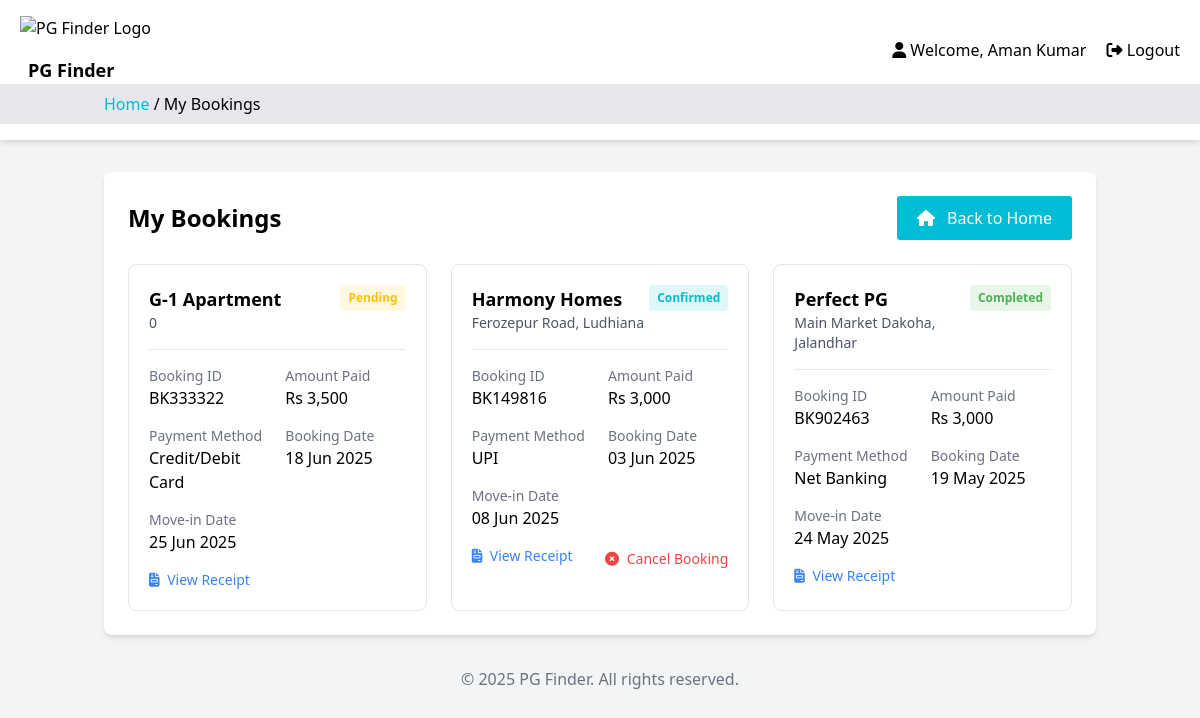
The app's page /my_bookings.php (signed in) with its own data.
### tables this page shows
CREATE TABLE IF NOT EXISTS `bookings` (
  `id` int NOT NULL AUTO_INCREMENT,
  `booking_id` varchar(20) NOT NULL,
  `user_id` int NOT NULL,
  `pg_name` varchar(100) NOT NULL,
  `address` text NOT NULL,
  `amount` decimal(10,2) NOT NULL,
  `payment_method` varchar(50) NOT NULL,
  `booking_date` date NOT NULL,
  `status` varchar(20) NOT NULL,
  `move_in_date` date DEFAULT NULL,
  `created_at` timestamp NULL DEFAULT CURRENT_TIMESTAMP,
  PRIMARY KEY (`id`),
  KEY `user_id` (`user_id`)
);

### my_bookings.php (the view, shortened to what this page needs)
<?php
require_once "config.php";
$bookings = [];
if (isset($conn) && $conn instanceof mysqli) {
    $create_table_sql = "CREATE TABLE IF NOT EXISTS bookings (
        id INT PRIMARY KEY AUTO_INCREMENT,
        booking_id VARCHAR(20) NOT NULL,
        user_id INT NOT NULL,
        pg_name VARCHAR(100) NOT NULL,
        address TEXT NOT NULL,
        amount DECIMAL(10,2) NOT NULL,
        payment_method VARCHAR(50) NOT NULL,
        booking_date DATE NOT NULL,
        status VARCHAR(20) NOT NULL,
        move_in_date DATE,
        created_at TIMESTAMP DEFAULT CURRENT_TIMESTAMP,
        FOREIGN KEY (user_id) REFERENCES users(id)
    )";
    if (mysqli_query($conn, $create_table_sql)) {
        $user_id = $_SESSION["id"];
        $sql = "SELECT * FROM bookings WHERE user_id = ? ORDER BY booking_date DESC";
        $stmt = $conn->prepare($sql);
        $stmt->bind_param("i", $user_id);
        $stmt->execute();
        $result = $stmt->get_result();
        $bookings = $result->fetch_all(MYSQLI_ASSOC);
        if (!empty($bookings)) {
            foreach ($bookings as $key => $booking) {
                if (!isset($booking['payment_method']) || empty($booking['payment_method'])) {
                    $bookings[$key]['payment_method'] = 'card';
                }
            }
        }
    }
}
?>
<!DOCTYPE html>
<html lang="en">
<head>
    <link href="https://cdn.jsdelivr.net/npm/tailwindcss@2.2.19/dist/tailwind.min.css" rel="stylesheet">
    <link rel="stylesheet" href="https://cdnjs.cloudflare.com/ajax/libs/font-awesome/6.4.0/css/all.min.css">
</head>
<body class="bg-gray-100">
    <header class="bg-white shadow-md py-4">
        <div class="header-container">
            <div class="logo">
                <a href="index.php">
                    <img src="https://upload.wikimedia.org/wikipedia/commons/b/bf/IFCO_PG_%28Cinema%29.png" alt="PG Finder Logo" class="h-10">
                </a>
                <span class="ml-2 text-lg font-semibold">PG Finder</span>
            </div>
            <div class="auth-links">
                <a href="dashboard.php" class="mr-4">
                    <i class="fas fa-user"></i> Welcome, <?php echo htmlspecialchars($_SESSION["name"]); ?>
                </a>
                <a href="logout.php">
                    <i class="fas fa-sign-out-alt"></i> Logout
                </a>
            </div>
        </div>
        <div class="breadcrumb bg-gray-200 py-2">
            <div class="container mx-auto px-4">
                <a href="index.php">Home</a> /
                <span>My Bookings</span>
            </div>
        </div>
    </header>
    <div class="container mx-auto px-4 py-8">
        <div class="bg-white shadow-md rounded-lg overflow-hidden mb-8">
            <div class="p-6">
                <div class="flex justify-between items-center mb-6">
                    <h1 class="text-2xl font-bold">My Bookings</h1>
                    <a href="index.php" class="btn">
                        <i class="fas fa-home mr-2"></i> Back to Home
                    </a>
                </div>
                <?php if (empty($bookings)): ?>
                    <div class="text-center py-10">
                        <i class="fas fa-calendar-times text-gray-400 text-5xl mb-4"></i>
                        <h3 class="text-xl font-bold mb-2">No Bookings Found</h3>
                        <p class="text-gray-600 mb-4">You haven't made any bookings yet.</p>
                        <a href="index.php" class="btn">Browse PGs</a>
                    </div>
                <?php else: ?>
                    <div class="grid grid-cols-1 md:grid-cols-2 lg:grid-cols-3 gap-6">
                        <?php foreach ($bookings as $booking): ?>
                            <div class="booking-card p-5">
                                <div class="flex justify-between items-start mb-4">
                                    <div>
                                        <h3 class="font-semibold text-lg"><?php echo htmlspecialchars($booking['pg_name']); ?></h3>
                                        <p class="text-gray-600 text-sm"><?php echo htmlspecialchars($booking['address']); ?></p>
                                    </div>
                                    <span class="status-badge status-<?php echo $booking['status']; ?>">
                                        <?php echo htmlspecialchars($booking['status']); ?>
                                    </span>
                                </div>
                                <div class="border-t border-gray-200 pt-4">
                                    <div class="grid grid-cols-2 gap-4 mb-4">
                                        <div>
                                            <p class="text-gray-500 text-sm">Booking ID</p>
                                            <p class="font-medium"><?php echo htmlspecialchars($booking['booking_id']); ?></p>
                                        </div>
                                        <div>
                                            <p class="text-gray-500 text-sm">Amount Paid</p>
                                            <p class="font-medium">Rs <?php echo number_format($booking['amount']); ?></p>
                                        </div>
                                        <div>
                                            <p class="text-gray-500 text-sm">Payment Method</p>
                                            <p class="font-medium capitalize">
                                                <?php
                                                switch(strtolower($booking['payment_method'])) {
                                                    case 'card':
                                                        echo 'Credit/Debit Card';
                                                        break;
                                                    case 'upi':
                                                        echo 'UPI';
                                                        break;
                                                    case 'netbanking':
                                                        echo 'Net Banking';
                                                        break;
                                                }
                                                ?>
                                            </p>
                                        </div>
                                        <div>
                                            <p class="text-gray-500 text-sm">Booking Date</p>
                                            <p class="font-medium"><?php echo date('d M Y', strtotime($booking['booking_date'])); ?></p>
                                        </div>
                                    </div>
                                    <?php if (isset($booking['move_in_date'])): ?>
                                        <div class="mb-4">
                                            <p class="text-gray-500 text-sm">Move-in Date</p>
                                            <p class="font-medium"><?php echo date('d M Y', strtotime($booking['move_in_date'])); ?></p>
                                        </div>
                                    <?php endif; ?>
                                    <div class="flex justify-between mt-4">
                                        <a href="#" class="text-blue-500 hover:text-blue-700 text-sm">
                                            <i class="fas fa-file-invoice mr-1"></i> View Receipt
                                        </a>
                                        <?php if ($booking['status'] == 'Confirmed'): ?>
                                            <form method="post" action="my_bookings.php" style="display: inline;">
                                                <button type="submit" name="cancel_booking" class="text-red-500 hover:text-red-700 text-sm bg-transparent border-0 p-0 cursor-pointer">
                                                    <i class="fas fa-times-circle mr-1"></i> Cancel Booking
                                                </button>
                                            </form>
                                        <?php endif; ?>
                                    </div>
                                </div>
                            </div>
                        <?php endforeach; ?>
                    </div>
                <?php endif; ?>
            </div>
        </div>
        <footer class="text-center text-gray-500">
            <p>© 2025 PG Finder. All rights reserved.</p>
        </footer>
    </div>
</body>
</html>

### my_bookings.php (style rules this page uses)
.header-container { display: flex; justify-content: space-between; align-items: center; max-width: 1200px; margin: 0 auto; padding: 0 20px; }
.breadcrumb a { text-decoration: none; color: #00BCD4; }
.btn { background-color: #00BCD4; color: white; border-radius: 3px; padding: 10px 20px; text-decoration: none; cursor: pointer; transition: all 0.3s ease; }
.booking-card { border: 1px solid #e2e8f0; border-radius: 8px; transition: all 0.3s ease; }
.status-badge { display: inline-block; padding: 4px 8px; border-radius: 4px; font-size: 0.75rem; font-weight: 600; }
.status-Confirmed { background-color: #E0F7FA; color: #00BCD4; }
.status-Completed { background-color: #E8F5E9; color: #4CAF50; }
.status-Pending { background-color: #FFF8E1; color: #FFC107; }

### records on screen
bookings: pg_name "G-1 Apartment", address "0", status "Pending", booking "BK333322", amount "3,500", shows "Credit/Debit Card", booking_date "18 Jun 2025", move_in_date "25 Jun 2025"
bookings: pg_name "Harmony Homes", address "Ferozepur Road, Ludhiana", status "Confirmed", booking "BK149816", amount "3,000", payment_method "UPI", booking_date "03 Jun 2025", move_in_date "08 Jun 2025"
bookings: pg_name "Perfect PG", address "Main Market Dakoha, Jalandhar", status "Completed", booking "BK902463", amount "3,000", payment_method "Net Banking", booking_date "19 May 2025", move_in_date "24 May 2025"

### other values on screen
$_SESSION["name"] "Aman Kumar"
